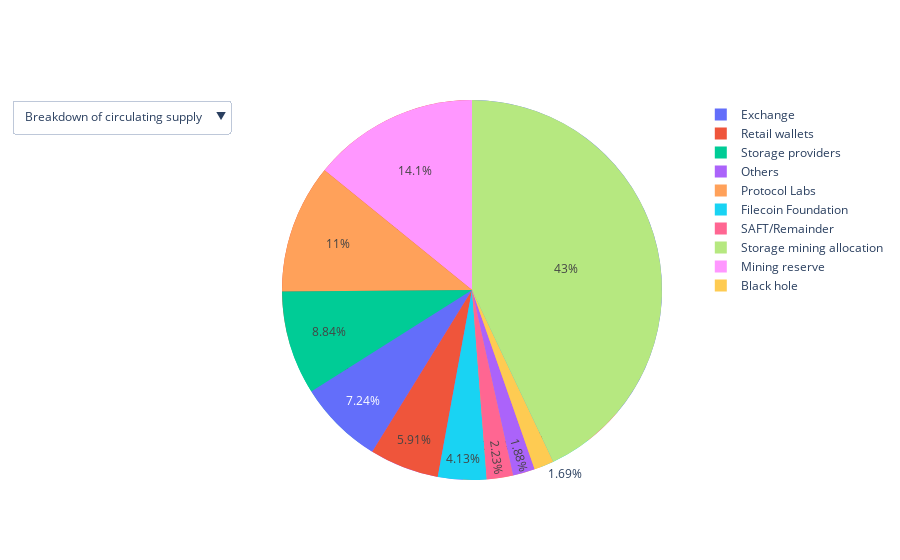

Notebook source saved alongside this figure:
### Code cell
fig = go.Figure()

circ_supply = go.Pie(labels=df.Archetype, values=df.Proportion)
all_token = go.Pie(labels=df_all.Archetype, values=df_all.Proportion)
data = [circ_supply, all_token]

updatemenus = list([
    dict(
         buttons=list([   
            dict(label = 'Breakdown of circulating supply',
                 method = 'update',
                 args = [{'visible': [True, False]},
                         {'title': 'Top miner regions'}]),

            dict(label = 'Breakdown of all tokens',
                 method = 'update',
                 args = [{'visible': [False, True]},
                         {'title': 'Top miner countries'}])
        ]),
    )
])

layout = dict(showlegend=True,
              updatemenus=updatemenus)
fig = dict(data=data, layout=layout)
pio.show(fig, auto_open=False, show_link=False)

### Figure 1 — Plotly figure (JSON) as saved in the notebook; plotly's stock layout.template omitted (floating-point values rounded to 4 significant figures)
{"data": [{"labels": ["Exchange", "Retail wallets", "Storage providers", "Others", "Protocol Labs", "Filecoin Foundation", "SAFT/Remainder"], "type": "pie", "values": [144.9, 118.2, 41.13, 37.42, 26.66, 18.27, 13.01]}, {"labels": ["Storage mining allocation", "Mining reserve", "Protocol Labs", "Storage providers", "Exchange", "Retail wallets", "Filecoin Foundation", "SAFT/Remainder", "Others", "Black hole"], "type": "pie", "values": [859.2, 282.9, 219.5, 176.8, 144.9, 118.2, 82.55, 44.6, 37.59, 33.77]}], "layout": {"showlegend": true, "updatemenus": [{"buttons": [{"args": [{"visible": [true, false]}, {"title": "Top miner regions"}], "label": "Breakdown of circulating supply", "method": "update"}, {"args": [{"visible": [false, true]}, {"title": "Top miner countries"}], "label": "Breakdown of all tokens", "method": "update"}]}]}}
